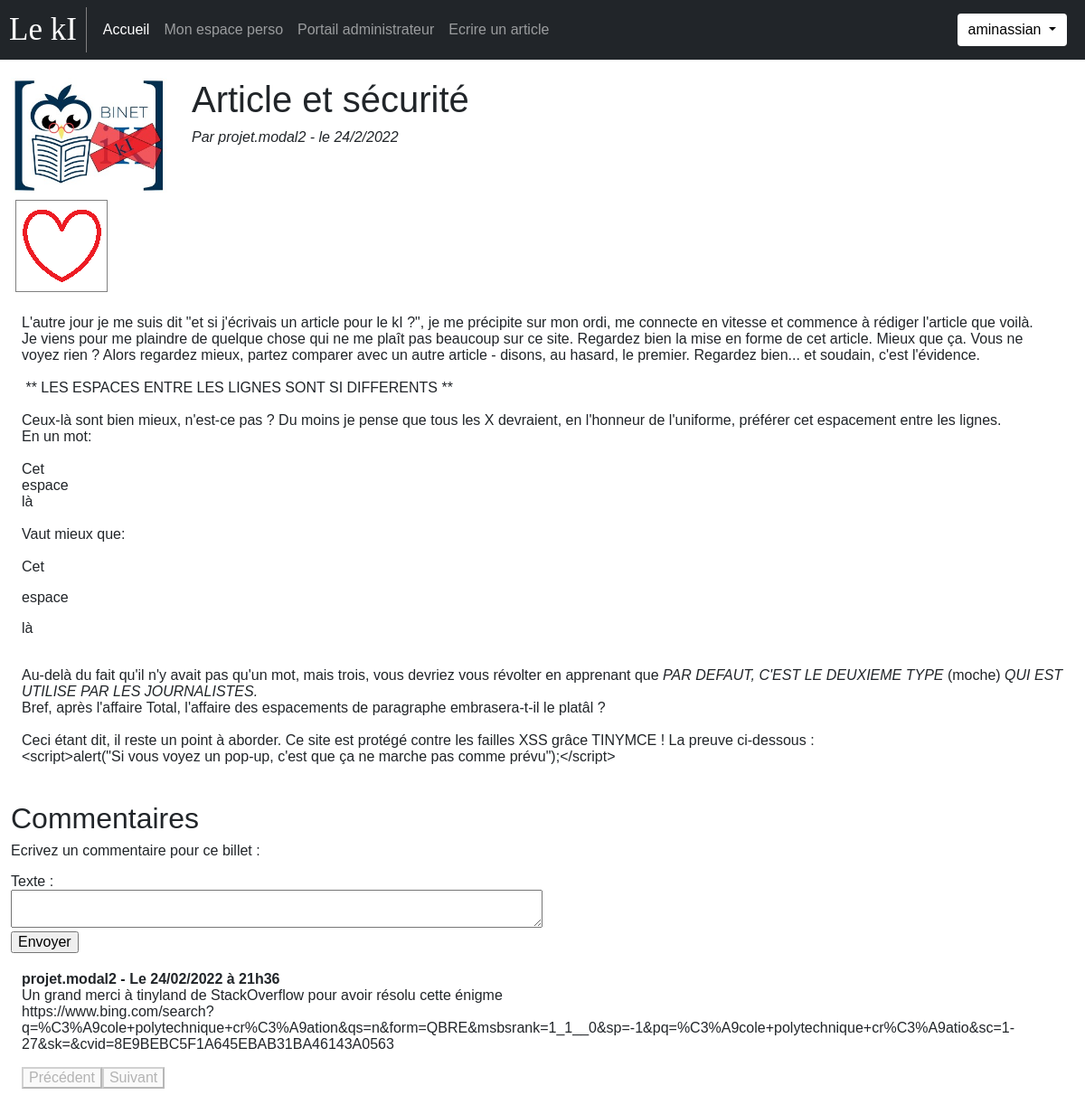
/index.php?page=read&article=7 (signed in), run on the app's committed database.
### tables this page shows
CREATE TABLE `articles` (
  `ID` int(11) NOT NULL,
  `id_auteur` int(11) NOT NULL,
  `titre` varchar(256) NOT NULL,
  `contenu` text NOT NULL,
  `image` varchar(256) NOT NULL,
  `statut` varchar(20) NOT NULL DEFAULT 'attente',
  `parution` timestamp NOT NULL DEFAULT current_timestamp(),
  `maj` timestamp NOT NULL DEFAULT current_timestamp(),
  `nb_like` int(11) NOT NULL
);

CREATE TABLE `users` (
  `ID` int(11) NOT NULL,
  `username` varchar(256) NOT NULL,
  `password` varchar(256) NOT NULL,
  `first_date` datetime NOT NULL DEFAULT current_timestamp(),
  `type` varchar(20) NOT NULL DEFAULT 'visiteur'
);

CREATE TABLE `comments` (
  `ID` int(11) NOT NULL,
  `id_auteur` int(11) NOT NULL,
  `id_article` int(11) NOT NULL,
  `date_release` datetime NOT NULL,
  `content` text NOT NULL
);

### utilities/utils_read.php (the view, shortened to what this page needs)
<?php
$idArticle = 0;
try {
    $idArticle = intval($_GET['article']);
} catch (Exception $e) {
    addAlert(errorMsg(), 'error');
}
function runCore() {
    global $bdd, $idArticle;
    $req = $bdd->prepare('SELECT *, DATE_FORMAT(maj, "%d/%c/%Y") AS last_maj FROM articles JOIN users ON id_auteur = Users.id WHERE articles.id = ? AND articles.statut="valide"');
    $req->execute(array($idArticle));
    if ($article = $req->fetch()) {
        echo '<div class="container-fluid">
                    <div class="row" style="margin-bottom: 20px">';
        echo '<img class="col-2" src="images/' . $article['image'] . '.jpg" alt="' . $article['image'] . '">';
        article_title(htmlspecialchars($article['titre']), htmlspecialchars($article['username']), $article['last_maj']);
        article_likes($idArticle);
        echo '      </div>';
        echo '<div class="container-fluid">' . ($article['contenu']) . '</div>';
        echo '</div>';
        echo '<div class="container-fluid" style="margin-top:40px">';
        echo '<h2>Commentaires</h2>';
        generateCommentForm($idArticle);
        generateComments($bdd, $idArticle, 0);
        echo '</div>';
    } else {
        echo errorMsg();
    }
}

### content/content_read.php (shortened to what this page needs)
<?php
function article_title($titre, $username, $last_maj) {
    echo <<<FIN_TITRE
    <div class="col-8">
        <h1> $titre </h1>
        <h6><em> Par  $username - le $last_maj </em></h6>
    </div>
    <div class="separator"></div>
FIN_TITRE;
}
function article_likes($idArticle) {
    global $bdd;
    $req = $bdd->prepare("SELECT * FROM likes WHERE id_likeur = ? AND id_article = ?");
    $req->execute(array($_SESSION['userid'], $idArticle));
    echo '<div class="col-2" style="padding-right:0px">';
    echo '<img src="images/'. ($req->rowCount()==0 ? 'like_empty':'like_full') . '.png" '
            . 'id = "like" '
            . 'alt="like" '
            . 'data-id_article='. $idArticle
        .'>';
    echo '</div>';
}
function generateCommentForm($idArticle) {
    if (isLoggedIn()) {
        echo <<<FIN_FORM
            <div>
                <p> Ecrivez un commentaire pour ce billet :</p>
                <form method="post" action="index.php?page=read&article=$idArticle">
                    <label>Texte :</label><br>
                    <textarea name="content" style="width:50%" id="newCom"></textarea><br>
                    <input type="hidden" name="id_article" value=$idArticle>
                    <input type="submit" value="Envoyer">
                </form>
            </div>
FIN_FORM;
    } else {
        echo '<p>Vous devez <a href="login.php">vous connectez</a> pour écrire un commentaire.</p>';
    }
}
function generateComments($bdd, $idArticle, $page) {
    $nb_comms_par_page = 5;
    $offset = 0;
    $req = $bdd->prepare(
              "SELECT *,DATE_FORMAT(date_release, ' - Le %d/%m/%Y à %Hh%i') as my_date "
            . "FROM comments JOIN users ON users.id = comments.id_auteur "
            . "WHERE comments.id_article = ? "
            . "ORDER BY date_release ASC "
            . "LIMIT " . ($nb_comms_par_page+1) . " OFFSET " . $offset);
    $req->execute(array($idArticle));
    $nb_comms = $req->rowCount();
    echo '<div class="container-fluid" style="margin-top:20px" id="commentaires">';
    if ($nb_comms == 0) {
        echo '
        <p><em>Il n\'y a pas de commentaire pour l\'instant. <br>
            <a href="#newCom">Soyez le premier à réagir !</a>
        </em></p>';
    } else {
        $i = 0;
        while ($com = $req->fetch()) {
            if ($i < $nb_comms_par_page) {
                echo '<p><strong>'
                . htmlspecialchars($com['username']) . htmlspecialchars($com['my_date']) . '</strong><br>'
                . nl2br(htmlspecialchars($com['content']))
                . '</p>';
            }
            $i++;
        }
        echo '<button data-idarticle = "' . $idArticle . '" data-page="' .($page-1) . '" class="navigate"'. ($page == 0 ? 'disabled':'') . '>Précédent</button>';
        echo '<button data-idarticle = "' . $idArticle . '" data-page="' .($page+1) . '" class="navigate"' . ($i <= $nb_comms_par_page ? 'disabled':'') . '>Suivant</button>';
    }
    echo '</div>';
}

### css/stylesperso.css (style rules this page uses)
body { font: caption; }
#like { margin: 5px; padding: 0px; border: solid gray 1px; width: auto; }

### data on the page
articles: image (picture), titre "Article et sécurité", id_auteur.username "projet.modal2", contenu "L'autre jour je me suis dit \"et si j'écrivais un article pour le kI ?\", je me précipite sur mon ordi, me connecte en vitesse et commence à rédiger l'article que voilà. Je viens pour me plaindre de quelque chose qui ne me plaît pas beaucoup sur ce site. Regardez bien la mise en forme de cet article. Mieux que ça. Vous ne voyez rien ? Alors regardez mieux, partez comparer avec un autre article - disons, au hasard, le premier. Regardez bien... et soudain, c'est l'évidence. ** LES ESPACES ENTRE LES LIGNES SONT SI DIFFERENTS ** Ceux-là sont bien mieux, n'est-ce pas ? Du moins je pense que tous les X devraient, en l'honneur de l'uniforme, préférer cet espacement entre les lignes. En un mot: Cet…"
comments: id_auteur.username "projet.modal2", my_date "- Le 24/02/2022 à 21h36", content "Un grand merci à tinyland de StackOverflow pour avoir résolu cette énigme https://www.bing.com/search?q=%C3%A9cole+polytechnique+cr%C3%A9ation&qs=n&form=QBRE&msbsrank=1_1__0&sp=-1&pq=%C3%A9cole+polytechnique+cr%C3%A9atio&sc=1-27&sk=&cvid=8E9BEBC5F1A645EBAB31BA46143A0563"

### other printed values
$description "Mon espace perso Portail administrateur Ecrire un article"
$_SESSION['username'] "aminassian"
$last_maj "24/2/2022"
